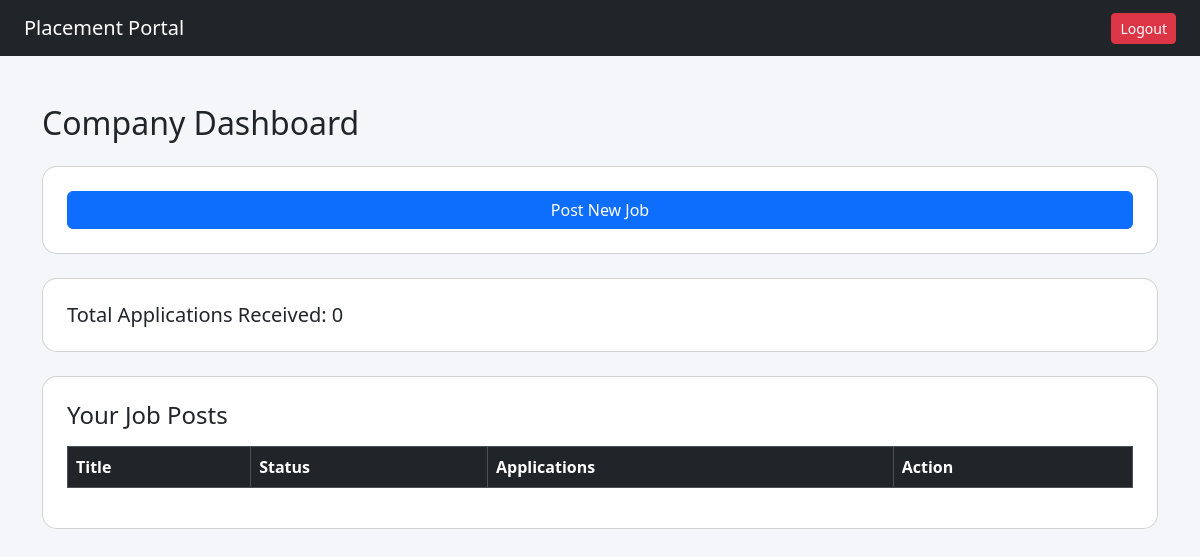
The app's page /company/dashboard (signed in), older data.
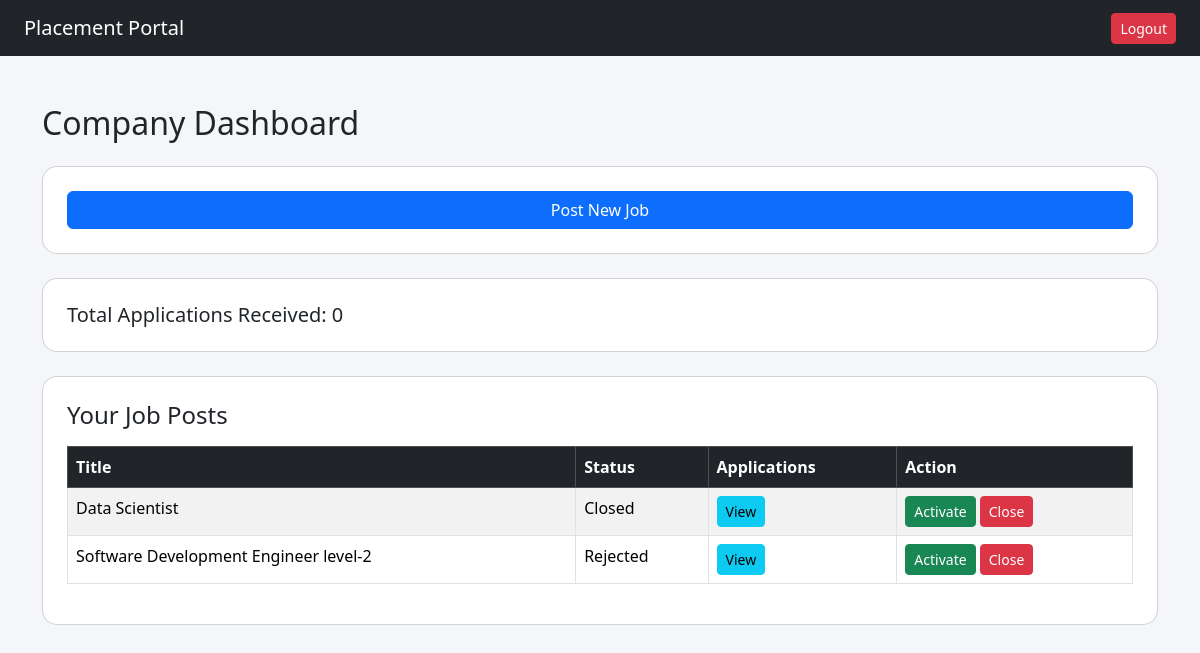
The same page, newer data.
### tables this page shows
CREATE TABLE placement_drive(
            id INTEGER PRIMARY KEY AUTOINCREMENT,
            company_id INTEGER,
            job_title TEXT NOT NULL,
            job_description TEXT,
            eligibility TEXT,
            deadline TEXT,
            status TEXT DEFAULT 'Pending',
            created_at TEXT,
            FOREIGN KEY(company_id) REFERENCES company(id)              
        );

### app.py (the view)
@app.route('/company/dashboard')
def company_dashboard():
    if session.get('role') != 'company':
        return redirect('/')
    company_id = session.get('company_id')
    conn = get_connection()
    cursor = conn.cursor()
    cursor.execute("SELECT * FROM placement_drive WHERE company_id=?", (company_id,))
    jobs = cursor.fetchall()
    cursor.execute("""
       SELECT COUNT(*) FROM application a
       JOIN placement_drive pd ON a.drive_id = pd.id
       WHERE pd.company_id=?
    """, (company_id,))
    total_applications = cursor.fetchone()[0]
    conn.close()
    return render_template("company/dashboard.html", jobs=jobs, total_applications=total_applications)

### database.py (called while the page is built)
def get_connection():
    conn = sqlite3.connect(DB_NAME)
    conn.row_factory = sqlite3.Row
    return conn

### templates/company/dashboard.html
{% extends "base.html" %}
{% block content %}
<h2 class="mb-4">Company Dashboard</h2>
<div class="card p-4 mb-4">
    <a href="/company/post-job" class="btn btn-primary">Post New Job</a>
</div>
<div class="card p-4 mb-4">
    <h5 class="mb-0">Total Applications Received: {{ total_applications }}</h5>
</div>
<div class="card p-4">
<h4 class="mb-3">Your Job Posts</h4>
<table class="table table-bordered table-striped">
<thead class="table-dark">
<tr>
<th>Title</th>
<th>Status</th>
<th>Applications</th>
<th>Action</th>
</tr>
</thead>
<tbody>
{% for job in jobs %}
<tr>
<td>{{ job.job_title }}</td>
<td>{{ job.status }}</td>
<td>
<a href="/company/applications/{{ job.id }}" class="btn btn-sm btn-info">
View
</a>
</td>
<td>
<a href="/company/update-job-status/{{ job.id }}/Active"
class="btn btn-sm btn-success">Activate</a>
<a href="/company/update-job-status/{{ job.id }}/Closed"
class="btn btn-sm btn-danger">Close</a>
</td>
</tr>
{% endfor %}
</tbody>
</table>
</div>
{% endblock %}

### templates/base.html (shortened to what this page needs)
<!DOCTYPE html>
<html>
<head>
    <link href="https://cdn.jsdelivr.net/npm/bootstrap@5.3.2/dist/css/bootstrap.min.css" rel="stylesheet">
    <link rel="stylesheet" href="{{ url_for('static', filename='style.css') }}">
</head>
<body>
<nav class="navbar navbar-dark bg-dark px-4">
    <a class="navbar-brand" href="/">Placement Portal</a>
    {% if session.get('user_id') %}
        <a href="/logout" class="btn btn-danger btn-sm">Logout</a>
    {% endif %}
</nav>
<div class="container mt-5">
    {% block content %}{% endblock %}
</div>
</body>
</html>

### static/style.css (style rules this page uses)
body { background-color: #f4f6f9; }
.card { border-radius: 15px; }

Row changes from the older to the newer data that the page shows:
added placement_drive: job_title "Data Scientist", status "Closed"
added placement_drive: job_title "Software Development Engineer level-2", status "Rejected"
